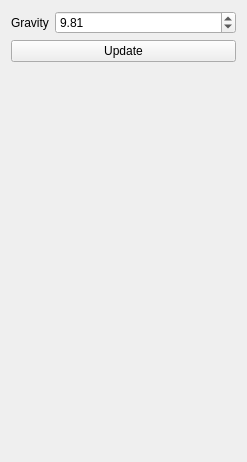
<?xml version="1.0" encoding="UTF-8"?>
<ui version="4.0">
 <class>WidgetFountain</class>
 <widget class="QWidget" name="WidgetFountain">
  <property name="geometry">
   <rect>
    <x>0</x>
    <y>0</y>
    <width>247</width>
    <height>462</height>
   </rect>
  </property>
  <property name="windowTitle">
   <string>Form</string>
  </property>
  <layout class="QFormLayout" name="formLayout">
   <item row="0" column="0">
    <widget class="QLabel" name="label">
     <property name="text">
      <string>Gravity</string>
     </property>
    </widget>
   </item>
   <item row="0" column="1">
    <widget class="QDoubleSpinBox" name="gravity">
     <property name="maximum">
      <double>100.000000000000000</double>
     </property>
     <property name="singleStep">
      <double>0.100000000000000</double>
     </property>
     <property name="value">
      <double>9.810000000000000</double>
     </property>
    </widget>
   </item>
   <item row="1" column="0" colspan="2">
    <widget class="QPushButton" name="btnUpdate">
     <property name="text">
      <string>Update</string>
     </property>
    </widget>
   </item>
  </layout>
 </widget>
 <resources/>
 <connections/>
</ui>
